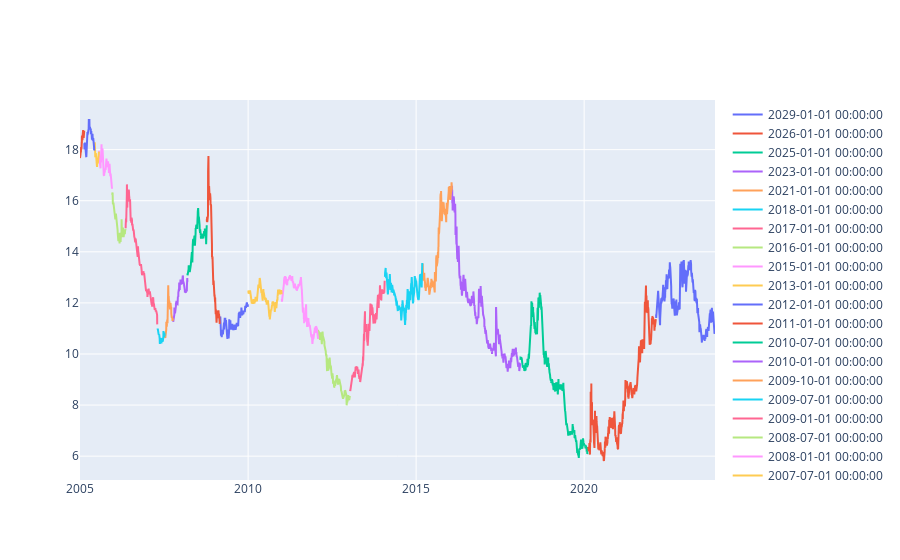

This figure's notebook cell:
### Code cell
fig = go.Figure()
for data in pre_fixado_long['data_vencimento'].unique():
    df_data = pre_fixado_long.query(f"data_vencimento == '{data}'")
    x_data = df_data['data_base']
    y_data = df_data['tx_compra_manha']
    fig.add_trace(go.Scatter(x=x_data, y=y_data, mode='lines', name=f'{data}'))
    #px.line(, x = 'data_base', y = 'tx_compra_manha')
fig
